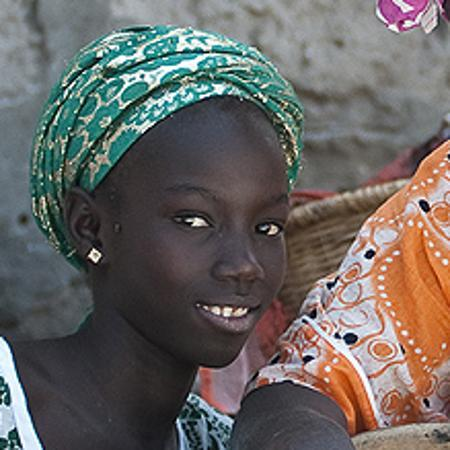
#> input picture classifiedData/frontfacingImages/image00076.jpg, 450 x 450 px, found by its file name; its folder holds 4 pictures in this run
$ python preprocessing.py
#> lines starting #> are read from the running program, lines starting #| are printed output that depends on the picture
import numpy as np
import os
from PIL import Image


def image_generator(folder: str, target_size: tuple[int, int] = None) -> list[np.ndarray]:
#> called with folder = './ClassifiedData/frontfacingImages', target_size = (224, 224)
    images = []
    print(f"\nProcessing folder: {folder}")

    for filename in os.listdir(folder):
        if filename.lower().endswith('.jpg'):
            img_path = os.path.join(folder, filename)
            with Image.open(img_path) as img:
                # Resize image if target_size is provided
#> img is the input picture: PIL image 450x450 RGB; mean R, G, B 105, 101.1, 98
                if target_size:
                    img = img.resize(target_size)
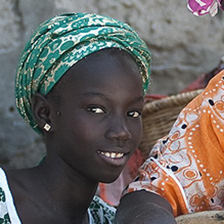
#> img: PIL image 224x224 RGB; mean R, G, B 105, 101.1, 98

                # Convert image to a NumPy array
                img_array = np.array(img)
                images.append(img_array)

    return images


# Load images
target_size = (224, 224)
positive_images = image_generator(
    './ClassifiedData/frontfacingImages', target_size)
negative_images = image_generator(
    './ClassifiedData/facingAwayImages', target_size)
#> (the run stopped early here; a loop or call above may not have finished)
